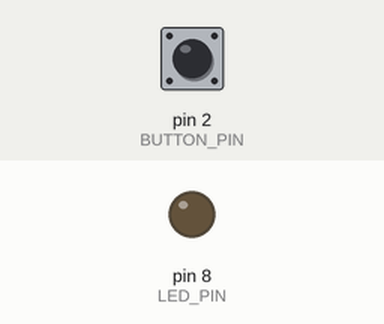
Simulated run of this sketch. Board: Arduino Uno, built with avr-gcc and run on an emulated ATmega328P. Parts: output pins drawn as LEDs (lit = HIGH). Dashed ring = blinking. Inputs (shaded band) come from the test bench; at power-on: pin 2 (BUTTON_PIN) HIGH.

Above: at 1.2 s.
1.3 s: pin 2 (BUTTON_PIN) pulled LOW for 1 s
At 1.42 s:
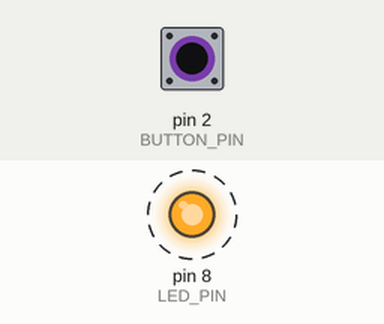
3.8 s: pin 2 (BUTTON_PIN) pulled LOW for 3.2 s
At 7.6 s:
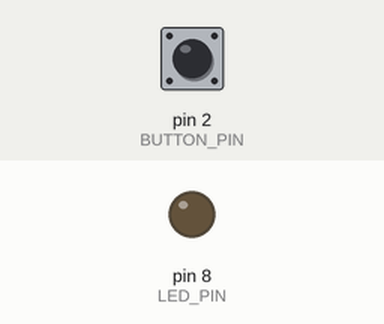
Timing chart, 0 to 9.1 s (numbered marks = the images above; inputs shaded):
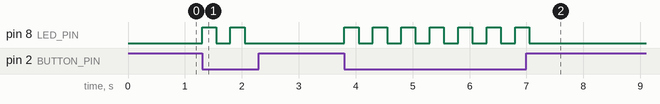

Measured:
- after the input at 1.3 s, pin 8 (LED_PIN): alternates HIGH for 0.25 s and LOW for 0.25 s, 4 changes in all, then stays LOW, starting at once
- after the input at 3.8 s, pin 8 (LED_PIN): alternates HIGH for 0.25 s and LOW for 0.25 s, 14 changes in all, then stays LOW, starting at once

The sketch:

One_Light.ino
```cpp
// One light blink
// Hold the button, LED on pin 8 blinks. Release the button, LED turns off.
// Button wired between pin 2 and GND

const int BUTTON_PIN = 2;
const int LED_PIN = 8;
const int BLINK_MS = 250;  // short delay so the LED reacts quickly to release

void setup() {
  pinMode(LED_PIN, OUTPUT);
  pinMode(BUTTON_PIN, INPUT_PULLUP);
}

void loop() {
  if (digitalRead(BUTTON_PIN) == LOW) {   // button is pressed
    digitalWrite(LED_PIN, HIGH);
    delay(BLINK_MS);
    digitalWrite(LED_PIN, LOW);
    delay(BLINK_MS);
  } else {                                // button released
    digitalWrite(LED_PIN, LOW);
  }
}
```
